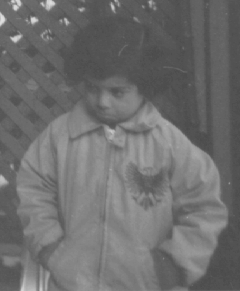
#> input picture 18JE0292_A3/pout.png, 240 x 291 px
$ python Q1.py
#> lines starting #> are read from the running program, lines starting #| are printed output that depends on the picture
# -*- coding: utf-8 -*-

import cv2
import numpy as np
from matplotlib import pyplot as plt


img = cv2.imread('pout.png', 0)
#> img is the input picture: shape (291, 240); min 74, max 224, mean 110.3

cv2.imshow("Original", img)
cv2.waitKey(0)
hist=cv2.calcHist([img],[0], None, [256],[0,255])
#> hist = 256 values, max 3628 at index 82, min 0 at index 0, mean 272.8
plt.plot(hist)
plt.show()
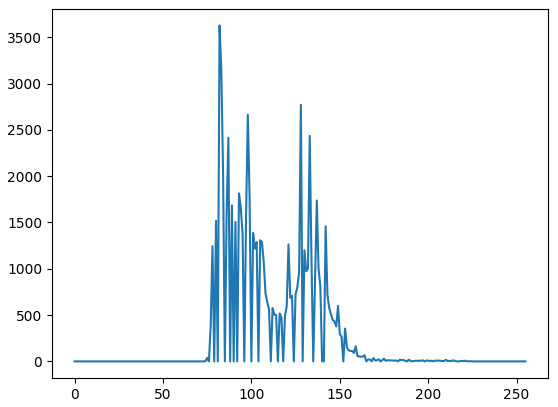
#> figure drawn by matplotlib, 1 panel; curve peaks at x = 82, y = 3628

cnt1 = np.zeros((256,),dtype=np.float16)
cnt2 = np.zeros((256,),dtype=np.float16)
h,w = img.shape
#> h = 291; w = 240
for i in range(h):
  for j in range(w):
    x = img[i,j]
    cnt1[x] = cnt1[x] + 1
#> after the loop, cnt1 = 256 values, max 2048 at index 82, min 0 at index 0, mean 254.2

tmp = 1.0/(h*w)
#> tmp = 1.43e-05
for i in range(256):
  for j in range(i+1):
    cnt2[i]+=cnt1[j]*tmp
  cnt2[i] = round(cnt2[i]*255)
#> after the loop, cnt2 = 256 values from 0 to 237

cnt2=cnt2.astype(np.uint8)
for i in range(h):
  for j in range(w):
    x = img[i,j]
    img[i,j] = cnt2[x]
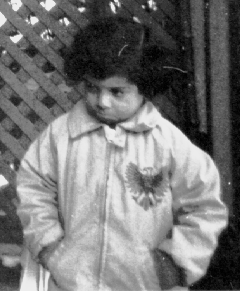
#> img: shape (291, 240); min 0, max 237, mean 117.7
cv2.imshow("Modified",img)
cv2.waitKey(0)

plt.figure()
hist2 = cv2.calcHist([img],[0],None,[256],[0,255])
#> hist2 = 256 values, max 3628 at index 19, min 0 at index 1, mean 272.8
plt.plot(hist2)
plt.show()
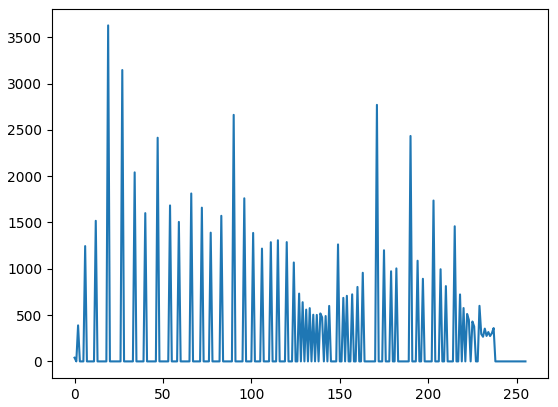
#> figure drawn by matplotlib, 1 panel; curve peaks at x = 19, y = 3628
cv2.destroyAllWindows()
